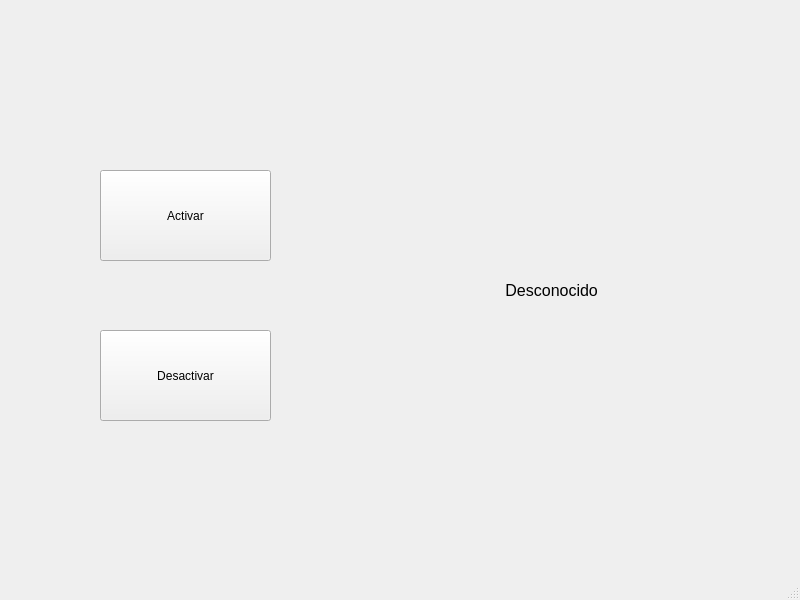
<?xml version="1.0" encoding="UTF-8"?>
<ui version="4.0">
 <class>MainWindow</class>
 <widget class="QMainWindow" name="MainWindow">
  <property name="geometry">
   <rect>
    <x>0</x>
    <y>0</y>
    <width>800</width>
    <height>600</height>
   </rect>
  </property>
  <property name="windowTitle">
   <string>MainWindow</string>
  </property>
  <widget class="QWidget" name="centralwidget">
   <widget class="QPushButton" name="pb_Activar">
    <property name="geometry">
     <rect>
      <x>100</x>
      <y>170</y>
      <width>171</width>
      <height>91</height>
     </rect>
    </property>
    <property name="text">
     <string>Activar</string>
    </property>
   </widget>
   <widget class="QPushButton" name="pb_Desactivar">
    <property name="geometry">
     <rect>
      <x>100</x>
      <y>330</y>
      <width>171</width>
      <height>91</height>
     </rect>
    </property>
    <property name="text">
     <string>Desactivar</string>
    </property>
   </widget>
   <widget class="QLabel" name="l_Estado">
    <property name="geometry">
     <rect>
      <x>430</x>
      <y>230</y>
      <width>241</width>
      <height>121</height>
     </rect>
    </property>
    <property name="font">
     <font>
      <pointsize>12</pointsize>
     </font>
    </property>
    <property name="text">
     <string>                 Desconocido</string>
    </property>
   </widget>
  </widget>
  <widget class="QMenuBar" name="menubar">
   <property name="geometry">
    <rect>
     <x>0</x>
     <y>0</y>
     <width>800</width>
     <height>21</height>
    </rect>
   </property>
  </widget>
  <widget class="QStatusBar" name="statusbar"/>
 </widget>
 <resources/>
 <connections/>
</ui>
